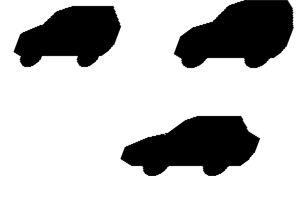
#> input picture util/Sprite-00012.png, 300 x 200 px
$ python -i pixel_shear.py   (imports and definitions only)
#> lines starting #> are read from the running program, lines starting #| are printed output that depends on the picture
import os
from tkinter import Tk, Label
from tkinterdnd2 import DND_FILES, TkinterDnD
from PIL import Image

def process_image(file_path):
#> called with file_path = 'Sprite-00012.png'
    try:
        # 파일 경로 정제 (드래그 시 중괄호 제거)
        path = file_path.strip('{}')
        if not path.lower().endswith(('.png', '.jpg', '.jpeg', '.bmp')):
            print("지원하지 않는 파일 형식입니다.")
            return

        with Image.open(path) as img:
#> img is the input picture: PIL image 300x200 RGBA; mean R, G, B, A 0, 0, 0, 66.3
            img = img.convert("RGBA")
            width, height = img.size
#> width = 300; height = 200

            # 새 이미지 너비 계산: 원본 너비 + (높이 - 1) 만큼 옆으로 밀리게 됨
            new_width = width + (height - 1)
#> new_width = 499
            new_img = Image.new("RGBA", (new_width, height), (0, 0, 0, 0))
#> new_img: PIL image 499x200 RGBA; every value is 0

            for y in range(height):
                # 위쪽 줄(y=0)이 가장 많이 밀림: (height - 1 - y)
                # 아래쪽 줄(y=height-1)이 0만큼 밀림
                offset = (height - 1) - y

                for x in range(width):
                    pixel = img.getpixel((x, y))
                    new_img.putpixel((x + offset, y), pixel)
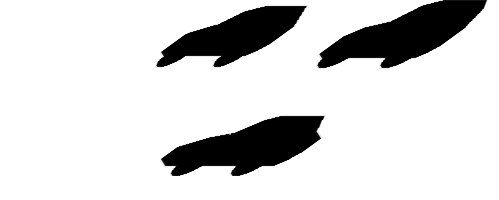
#> new_img: PIL image 499x200 RGBA; mean R, G, B, A 0, 0, 0, 39.8; transparent parts drawn white

            # 저장 경로 설정 (_edit 붙이기)
            dir_name = os.path.dirname(path)
            base_name = os.path.splitext(os.path.basename(path))[0]
            save_path = os.path.join(dir_name, f"{base_name}_edit.png")

            new_img.save(save_path)
            print(f"저장 완료: {save_path}")
            label.config(text=f"완료: {base_name}_edit.png", fg="blue")

    except Exception as e:
        print(f"에러 발생: {e}")
#> (the run stopped early here; a loop or call above may not have finished)

$ run again, on util/tile03_edit.png
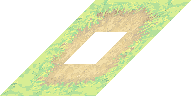
#> input picture util/tile03_edit.png, 191 x 96 px
#> in process_image, img is the input picture: PIL image 191x96 RGBA; mean R, G, B, A 93.9, 98.4, 68.4, 113.9
#> after the loop in process_image, `for y in range(height):`:
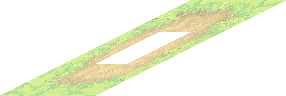
#> new_img: PIL image 286x96 RGBA; mean R, G, B, A 62.7, 65.7, 45.6, 76.1; transparent parts drawn white
